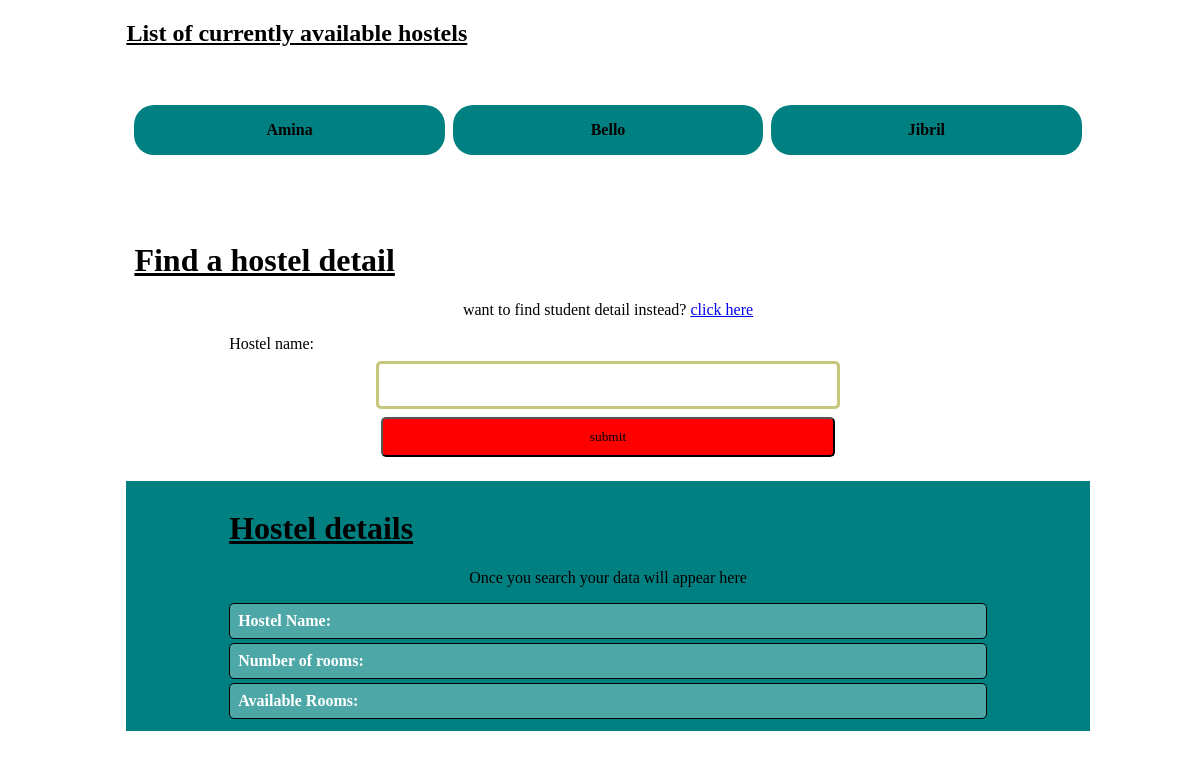
The app's page /hostelOccupancy/ with its own data.
### app/models.py (models this page shows, shortened)
class Hostel(models.Model):
    hostel_id = models.IntegerField()
    name = models.TextField(default='')
    gender = models.CharField(max_length=1)
    rooms = models.IntegerField(default=0)
    room_size = models.IntegerField(default=0)
    roomBaseSize = models.IntegerField(default=0)

### app/views.py (the view, shortened to what this page needs)
# urls.py: path('hostelOccupancy/', views.hostelOccupancy, name='hostelOccupancy'),
def hostelOccupancy(request):
    link = render(request, 'blog/hostelOccupancy.html')
    form = HostelSearchForm
    context = {
        'hostel_list': hostel_list,
        'form': form,
    }
    return render(request, 'blog/hostelOccupancy.html', context)

### app/templates/blog/hostelOccupancy.html (shortened to what this page needs)
{% extends "blog/base.html" %}
{% block content%}
    <h2>List of currently available hostels</h2>
    <div class="section col">
        {% for hostel in hostel_list %}
            <div class="card">
                <p> <b>{{ hostel.name }}</b> </p>
            </div>
        {% endfor %}
    </div>
    <div class="section bg">
        <h1>Find a hostel detail</h1>
        <p>want to find student detail instead? <a href="/search/" target="" rel="noopener noreferrer">click here</a></p>
        <form action="" method="post">
            {{ form }}
            <input type="submit" value="submit">
        </form>
    </div>
    <div class="section teal">
        <div class="container">
                <h1>Hostel details</h1>
                <p>Once you search your data will appear here</p>
                <div class="detail"> <b>Hostel Name:</b> {{ pullSearchName }} </div>
                <div class="detail"> <b>Number of rooms:</b> {{ pullSearchRoomBaseSize }} </div>
                <div class="detail"> <b>Available Rooms:</b> {{ pullSearchRooms }} </div>
        </div>
    </div>
{% endblock content %}

### app/static/css/page.css (style rules this page uses)
* { font-family: 'arvo'; }
h1,h2 { text-decoration: underline; }
p { text-align: center; }
.section { margin: 8px auto; padding: 8px; width: 100%; }
.container { margin: auto; width: 80%; }
.card { border-radius: 20px; background-color: teal; }
.col { display: grid; grid-gap: 8px; grid-template-columns: 3fr 3fr 3fr; margin: 50px auto; }
.teal { background-color: teal; }
.detail { color: White; background-color: rgba(255,255,255,.3); border-radius: 5px; border: 1px solid black; padding: 8px 8px 8px 8px; margin: 4px auto; }

### app/static/css/forms.css (style rules this page uses)
form { width: 80%; margin: auto; }
input, .block { display: block; height: 3em; width: 60%; margin: 8px auto; border-radius: 5px; }
input[type="text"], input[type="search"] { border: 3px solid rgb(199, 199, 123); }
input[type="submit"] { outline: none; padding: 8px; background-color: red; }

### records on screen
Hostel: name "Amina"
Hostel: name "Bello"
Hostel: name "Jibril"
